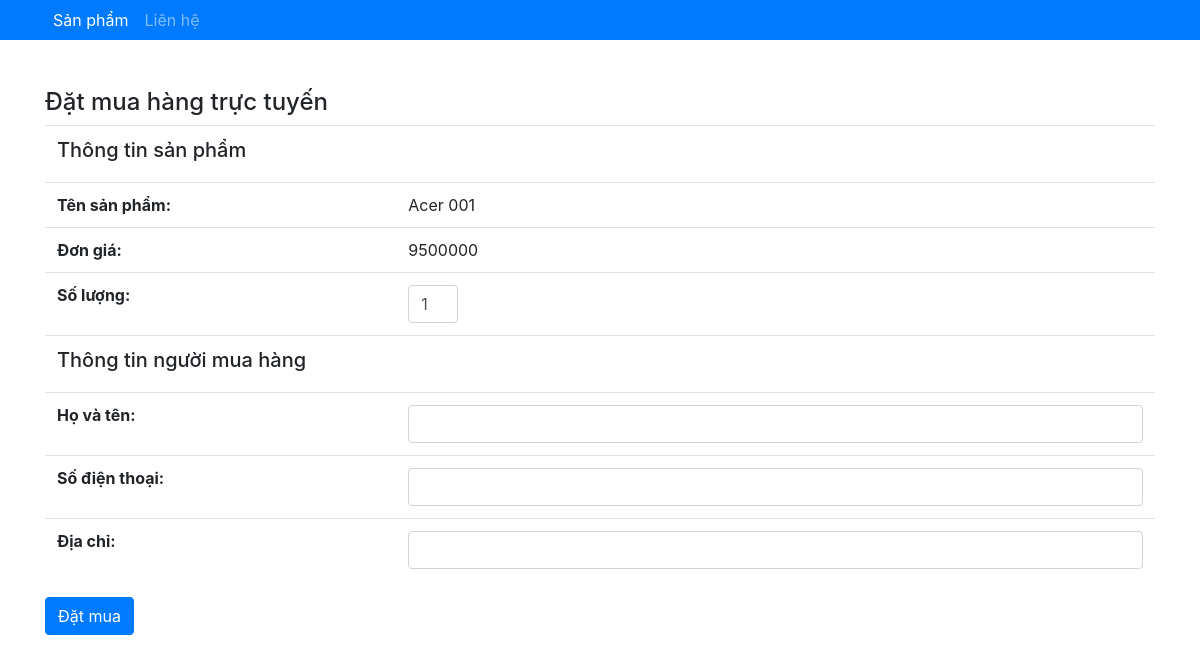
Page /order-product/1 on the earlier database version.
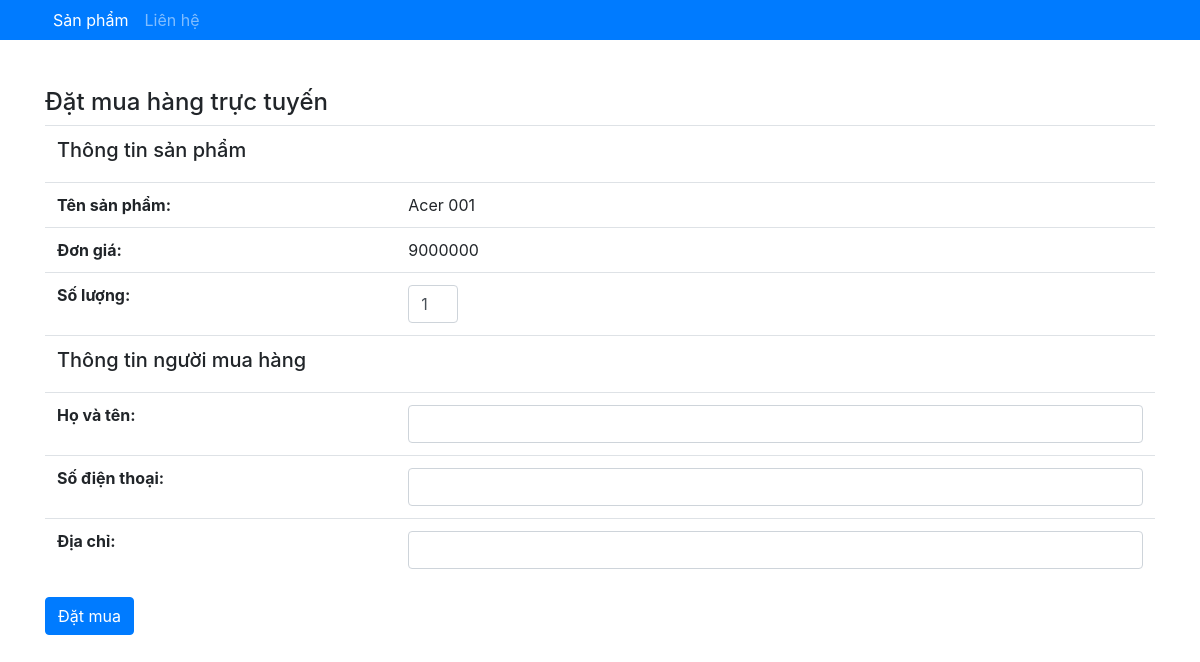
Same page on the later database version.
### app/models.py (models this page shows, shortened)
class Product(models.Model):
    category = models.ForeignKey(
        Category, verbose_name="Nhóm sản phẩm", on_delete=models.PROTECT)
    code = models.CharField(max_length=30, unique=True, verbose_name="Mã")
    name = models.CharField(max_length=200, verbose_name="Tên")
    price = models.IntegerField(verbose_name="Đơn giá")
    image = models.ImageField(upload_to="static/images", verbose_name="Ảnh")

### app/views_enduser.py (the view, shortened to what this page needs)
def orderProduct(request, pk):
    product = get_object_or_404(Product, pk=pk)
    form = OrderForm(initial={'qty': 1})
    context = {'form': form, 'product': product}
    return render(request, 'enduser/order_product.html', context)

### app/forms.py
class OrderForm(forms.Form):
    qty = forms.IntegerField(min_value=1)
    customerName = forms.CharField()
    customerPhone = forms.CharField()
    customerAddress = forms.CharField()

### app/templates/enduser/order_product.html (shortened to what this page needs)
<link rel="stylesheet" href="https://stackpath.bootstrapcdn.com/bootstrap/4.5.2/css/bootstrap.min.css"
>
<div id="app">
    <div class="bg-primary">
        <div class="container">
            <nav class="navbar navbar-expand navbar-dark bg-primary p-0">
                <ul class="navbar-nav">
                    <li class="nav-item active">
                        <a class="nav-link" href="/">Sản phẩm</a>
                    </li>
                    <li class="nav-item">
                        <a class="nav-link" href="#">Liên hệ</a>
                    </li>
                </ul>
            </nav>
        </div>
    </div>
    <div class="container mt-5 mb-5">
        <form method="POST" novalidate>
            <h4>Đặt mua hàng trực tuyến</h4>
            <table class="table table-form">
                <tr>
                    <th colspan="2">
                        <h5>Thông tin sản phẩm</h4>
                    </th>
                </tr>
                <tr>
                    <th>Tên sản phẩm:</th>
                    <td>{{product.name}}</td>
                </tr>
                <tr>
                    <th>Đơn giá:</th>
                    <td>{{product.price}}</td>
                </tr>
                <tr>
                    <th>Số lượng:</th>
                    <td>
                        <div style="width:50px">
                            {{form.qty}}
                        </div>
                    </td>
                </tr>
                <tr>
                    <th colspan="2">
                        <h5>Thông tin người mua hàng</h4>
                    </th>
                </tr>
                <tr>
                    <th>Họ và tên:</th>
                    <td>{{form.customerName}} {{form.customerName.errors}}</td>
                </tr>
                <tr>
                    <th>Số điện thoại:</th>
                    <td>{{form.customerPhone}} {{form.customerPhone.errors}}</td>
                </tr>
                <tr>
                    <th>Địa chỉ:</th>
                    <td>{{form.customerAddress}} {{form.customerAddress.errors}}</td>
                </tr>
            </table>
            <button type="submit"  class="btn btn-primary">
                Đặt mua
            </button>
        </form>
    </div>
</div>

### app/templates/enduser/order_product.html (style rules this page uses)
input { width: 100%; }

Differences in the rows shown:
changed Product "Acer 001": price "9500000" → "9000000"
